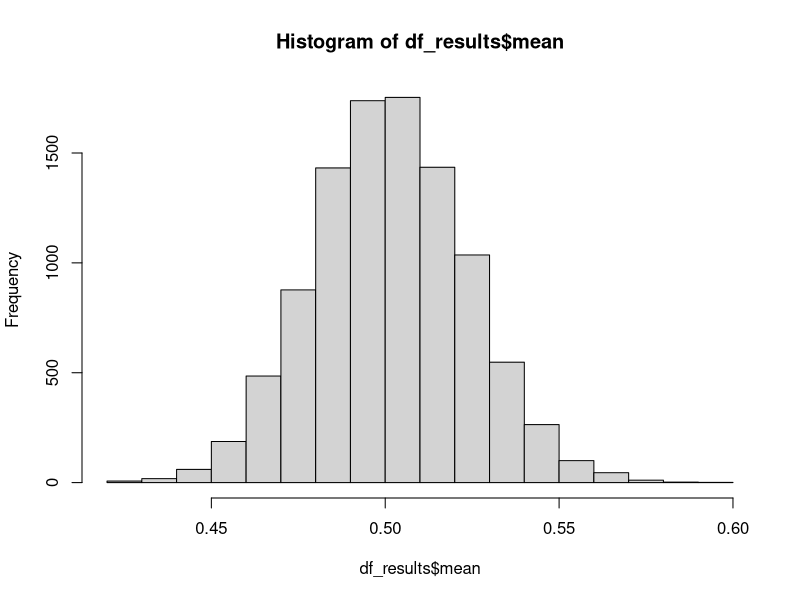
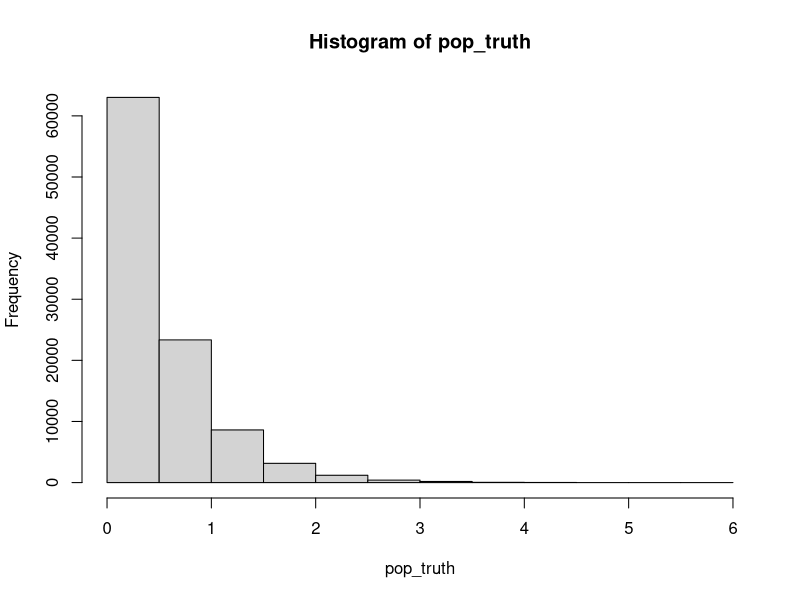

Write the R code that produced these figures, in order.
#1. Set the seed to 1. Paste the correct code statement in the box below.
set.seed(1)

#2 & 3.
# Create a variable "pop_truth" that is 100,000 samples from an exponential distribution with rate 2. 
#       What function is used to draw a random sample from an exponential distribution?
# What is the mean of "pop_truth", rounded to two decimals?
pop_truth <- rexp(100000, 2)  # There is also: pexp, dexp, qexp
round(mean(pop_truth),2)

#4. Create a variable "sample_pop" that is a random sample of 5,000 values from "pop_truth". Before running your code, 
# set the seed to 1 again. Note, the seed needs to be set each time you call a function with a random component. 
set.seed(1)
sample_pop <- sample(pop_truth,5000)
sample_pop

#5. Create function, "sample_stats" that calculates and returns the mean and standard deviation from a provided vector.
sample_stats <- function(data){
    value <- mean(data)
    value1 <- sd(data)
    V_combine <- c(value,value1)
  return(V_combine)
}

#6. Use the function to determine the mean and sd from "sample pop". What is the returned mean, rounded to two decimals?
round(sample_stats(sample_pop),2)

#7. Create a for loop from 1 to 10,000 (note, use a smaller value when developing) that does the following:
# 7.1 - If the first iteration, create a new data frame named "df_results" with three columns - "mean", "stdev", 
# and "iteration"
# 7.2 - Draws a new 500 observation sample from "pop_truth" to "sample_pop"
# 7.3 - Uses the "sample_stats" function created previously to calculate and return the mean and standard deviation of 
# "sample_pop" to a new variable named "metrics"
# 7.4 - Adds a third element to "metrics" that is the current value of the iterator
# 7.5 - Appends "metrics" to the data frame "df_results"
# 7.6 - Prints the message, "Currently on iteration" and the current value of the iterator

for(i in 1:10000){
  if(i==1) {
    df_results<-data.frame(matrix(ncol = 3, nrow = 0))
    x <- c("mean", "stdev", "iteration")
    colnames(df_results) <- x
  }
  else{
  sample_pop <- sample(pop_truth,500)
  metrics <- sample_stats(sample_pop)
  metrics <- append(metrics,i)
  df_results <- rbind(df_results,metrics)
  print(paste("Currently on iteration",i))
  colnames(df_results) <- x
  }
}
df_results


#8. What is the average of "df_results$mean", rounded to two decimals? 
round(mean(df_results$mean),2)

#9. Compute the 5th and 95th percentiles of "df_results$mean". What is the 5th percentile, rounded to two decimals?
round(quantile(df_results$mean,probs = c(0.05, 0.95)),2)

#10. Use the hist() function to create a histogram of "df_results$mean" and "pop_truth". 
#    What type of distribution does "df_results$mean" appear to be?
hist(df_results$mean)
hist(pop_truth)
